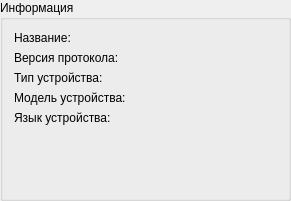
       <widget class="QGroupBox" name="groupBox_19">
        <property name="geometry">
         <rect>
          <x>10</x>
          <y>180</y>
          <width>291</width>
          <height>201</height>
         </rect>
        </property>
        <property name="title">
         <string>Информация</string>
        </property>
        <layout class="QHBoxLayout" name="horizontalLayout_39">
         <item>
          <layout class="QFormLayout" name="formLayout_10">
           <item row="0" column="0">
            <widget class="QLabel" name="label_46">
             <property name="text">
              <string>Название:</string>
             </property>
            </widget>
           </item>
           <item row="0" column="1">
            <widget class="QLabel" name="connectionInfoDeviceNameLabel">
             <property name="text">
              <string/>
             </property>
            </widget>
           </item>
           <item row="1" column="0">
            <widget class="QLabel" name="label_48">
             <property name="text">
              <string>Версия протокола:</string>
             </property>
            </widget>
           </item>
           <item row="1" column="1">
            <widget class="QLabel" name="connectionInfoProtocolVersionLabel">
             <property name="text">
              <string/>
             </property>
            </widget>
           </item>
           <item row="2" column="0">
            <widget class="QLabel" name="label_50">
             <property name="text">
              <string>Тип устройства:</string>
             </property>
            </widget>
           </item>
           <item row="3" column="0">
            <widget class="QLabel" name="label_51">
             <property name="text">
              <string>Модель устройства:</string>
             </property>
            </widget>
           </item>
           <item row="4" column="0">
            <widget class="QLabel" name="label_52">
             <property name="text">
              <string>Язык устройства:</string>
             </property>
            </widget>
           </item>
           <item row="2" column="1">
            <widget class="QLabel" name="connectionInfoDeviceTypeLabel">
             <property name="text">
              <string/>
             </property>
            </widget>
           </item>
           <item row="3" column="1">
            <widget class="QLabel" name="connectionInfoDeviceModelLabel">
             <property name="text">
              <string/>
             </property>
            </widget>
           </item>
           <item row="4" column="1">
            <widget class="QLabel" name="connectionInfoLanguageLabel">
             <property name="text">
              <string/>
             </property>
            </widget>
           </item>
          </layout>
         </item>
        </layout>
       </widget>
